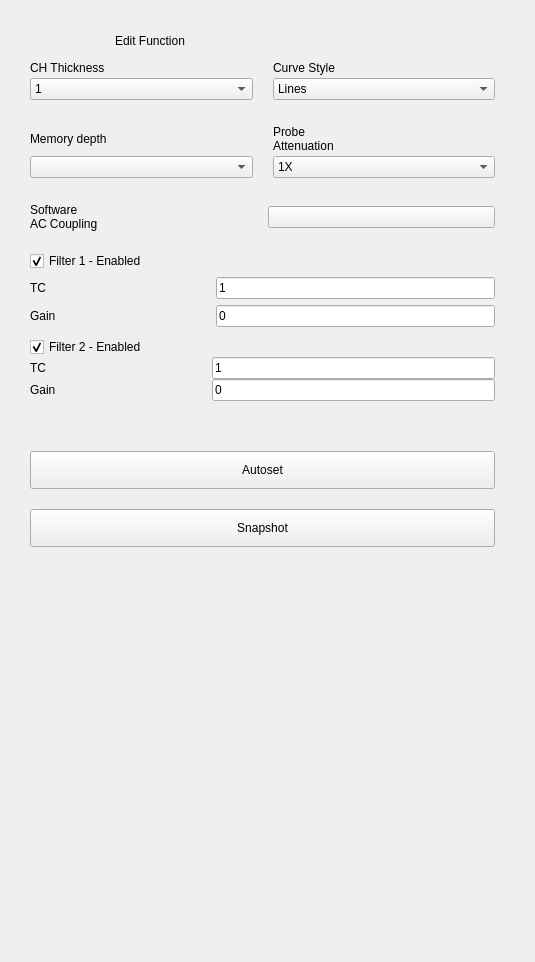
<?xml version="1.0" encoding="UTF-8"?>
<ui version="4.0">
 <class>ChannelSettings</class>
 <widget class="QWidget" name="ChannelSettings">
  <property name="geometry">
   <rect>
    <x>0</x>
    <y>0</y>
    <width>535</width>
    <height>962</height>
   </rect>
  </property>
  <property name="windowTitle">
   <string>Form</string>
  </property>
  <layout class="QVBoxLayout" name="vLayout">
   <property name="spacing">
    <number>0</number>
   </property>
   <property name="leftMargin">
    <number>30</number>
   </property>
   <property name="topMargin">
    <number>0</number>
   </property>
   <property name="rightMargin">
    <number>30</number>
   </property>
   <item>
    <widget class="scopy::gui::MenuHeader" name="widgetMenuHeader" native="true">
     <property name="sizePolicy">
      <sizepolicy hsizetype="Preferred" vsizetype="Fixed">
       <horstretch>0</horstretch>
       <verstretch>0</verstretch>
      </sizepolicy>
     </property>
     <property name="styleSheet">
      <string notr="true"/>
     </property>
    </widget>
   </item>
   <item>
    <widget class="QScrollArea" name="scrollArea">
     <property name="sizePolicy">
      <sizepolicy hsizetype="Expanding" vsizetype="Preferred">
       <horstretch>0</horstretch>
       <verstretch>0</verstretch>
      </sizepolicy>
     </property>
     <property name="frameShape">
      <enum>QFrame::NoFrame</enum>
     </property>
     <property name="horizontalScrollBarPolicy">
      <enum>Qt::ScrollBarAlwaysOff</enum>
     </property>
     <property name="widgetResizable">
      <bool>true</bool>
     </property>
     <widget class="QWidget" name="scrollAreaWidgetContents">
      <property name="geometry">
       <rect>
        <x>0</x>
        <y>0</y>
        <width>475</width>
        <height>943</height>
       </rect>
      </property>
      <property name="sizePolicy">
       <sizepolicy hsizetype="Expanding" vsizetype="Expanding">
        <horstretch>0</horstretch>
        <verstretch>0</verstretch>
       </sizepolicy>
      </property>
      <layout class="QVBoxLayout" name="verticalLayout">
       <property name="spacing">
        <number>0</number>
       </property>
       <property name="leftMargin">
        <number>0</number>
       </property>
       <property name="topMargin">
        <number>0</number>
       </property>
       <property name="rightMargin">
        <number>10</number>
       </property>
       <property name="bottomMargin">
        <number>0</number>
       </property>
       <item>
        <layout class="QVBoxLayout" name="vLayoutMathSettings">
         <property name="spacing">
          <number>0</number>
         </property>
         <property name="bottomMargin">
          <number>0</number>
         </property>
         <item>
          <widget class="QWidget" name="widgetMathSetting" native="true">
           <layout class="QVBoxLayout" name="verticalLayout_2" stretch="0,0,0">
            <property name="spacing">
             <number>6</number>
            </property>
            <property name="leftMargin">
             <number>0</number>
            </property>
            <property name="topMargin">
             <number>0</number>
            </property>
            <property name="rightMargin">
             <number>0</number>
            </property>
            <property name="bottomMargin">
             <number>0</number>
            </property>
            <item>
             <widget class="scopy::gui::SubsectionSeparator" name="widgetSubsectionSeparatorMath" native="true"/>
            </item>
            <item>
             <layout class="QHBoxLayout" name="hLayout_2">
              <property name="spacing">
               <number>0</number>
              </property>
              <property name="leftMargin">
               <number>0</number>
              </property>
              <property name="topMargin">
               <number>0</number>
              </property>
              <property name="rightMargin">
               <number>0</number>
              </property>
              <item>
               <spacer name="horizontalSpacer">
                <property name="orientation">
                 <enum>Qt::Horizontal</enum>
                </property>
                <property name="sizeHint" stdset="0">
                 <size>
                  <width>40</width>
                  <height>0</height>
                 </size>
                </property>
               </spacer>
              </item>
              <item>
               <widget class="QLabel" name="lblFunction_2">
                <property name="styleSheet">
                 <string notr="true"/>
                </property>
                <property name="text">
                 <string/>
                </property>
               </widget>
              </item>
              <item>
               <spacer name="horizontalSpacer_2">
                <property name="orientation">
                 <enum>Qt::Horizontal</enum>
                </property>
                <property name="sizeHint" stdset="0">
                 <size>
                  <width>40</width>
                  <height>0</height>
                 </size>
                </property>
               </spacer>
              </item>
             </layout>
            </item>
            <item>
             <widget class="QPushButton" name="btnEditMath">
              <property name="minimumSize">
               <size>
                <width>240</width>
                <height>30</height>
               </size>
              </property>
              <property name="maximumSize">
               <size>
                <width>240</width>
                <height>30</height>
               </size>
              </property>
              <property name="styleSheet">
               <string notr="true">QPushButton{
  min-height: 30px;
  max-height: 30px;
  min-width: 240px;
  max-width: 240px;

  border: 0px;
}</string>
              </property>
              <property name="text">
               <string>Edit Function</string>
              </property>
              <property name="checkable">
               <bool>true</bool>
              </property>
              <property name="blue_button" stdset="0">
               <bool>true</bool>
              </property>
             </widget>
            </item>
           </layout>
          </widget>
         </item>
        </layout>
       </item>
       <item>
        <layout class="QVBoxLayout" name="vLayoutHorizontal">
         <property name="spacing">
          <number>10</number>
         </property>
         <property name="topMargin">
          <number>0</number>
         </property>
         <item>
          <widget class="scopy::gui::SubsectionSeparator" name="widgetSubsectionSeparatorHorizontal" native="true"/>
         </item>
        </layout>
       </item>
       <item>
        <layout class="QVBoxLayout" name="vLayoutVertical">
         <property name="spacing">
          <number>10</number>
         </property>
         <property name="topMargin">
          <number>0</number>
         </property>
         <item>
          <widget class="scopy::gui::SubsectionSeparator" name="widgetSubsectionSeparatorVertical" native="true"/>
         </item>
        </layout>
       </item>
       <item>
        <layout class="QVBoxLayout" name="vLayoutSettings">
         <property name="spacing">
          <number>10</number>
         </property>
         <property name="topMargin">
          <number>0</number>
         </property>
         <item>
          <widget class="scopy::gui::SubsectionSeparator" name="widgetSubsectionSeparatorSettings" native="true"/>
         </item>
        </layout>
       </item>
       <item>
        <layout class="QGridLayout" name="gridLayout">
         <property name="topMargin">
          <number>5</number>
         </property>
         <property name="bottomMargin">
          <number>15</number>
         </property>
         <property name="horizontalSpacing">
          <number>20</number>
         </property>
         <property name="verticalSpacing">
          <number>15</number>
         </property>
         <item row="0" column="0">
          <layout class="QVBoxLayout" name="vLayoutThickness">
           <property name="spacing">
            <number>3</number>
           </property>
           <property name="topMargin">
            <number>0</number>
           </property>
           <property name="bottomMargin">
            <number>10</number>
           </property>
           <item>
            <widget class="QLabel" name="lblLineWidth">
             <property name="text">
              <string>CH Thickness</string>
             </property>
            </widget>
           </item>
           <item>
            <widget class="QComboBox" name="cmbBoxChnLineWidth">
             <property name="currentIndex">
              <number>1</number>
             </property>
             <item>
              <property name="text">
               <string>0.5</string>
              </property>
             </item>
             <item>
              <property name="text">
               <string>1</string>
              </property>
             </item>
             <item>
              <property name="text">
               <string>1.5</string>
              </property>
             </item>
             <item>
              <property name="text">
               <string>2</string>
              </property>
             </item>
             <item>
              <property name="text">
               <string>2.5</string>
              </property>
             </item>
             <item>
              <property name="text">
               <string>3</string>
              </property>
             </item>
             <item>
              <property name="text">
               <string>3.5</string>
              </property>
             </item>
             <item>
              <property name="text">
               <string>4</string>
              </property>
             </item>
             <item>
              <property name="text">
               <string>4.5</string>
              </property>
             </item>
             <item>
              <property name="text">
               <string>5</string>
              </property>
             </item>
            </widget>
           </item>
          </layout>
         </item>
         <item row="1" column="0">
          <layout class="QVBoxLayout" name="vLayoutMemDepth">
           <property name="spacing">
            <number>3</number>
           </property>
           <property name="topMargin">
            <number>0</number>
           </property>
           <property name="bottomMargin">
            <number>10</number>
           </property>
           <item>
            <widget class="QLabel" name="lbl_3">
             <property name="text">
              <string>Memory depth</string>
             </property>
            </widget>
           </item>
           <item>
            <widget class="QComboBox" name="cmbBoxMemoryDepth"/>
           </item>
          </layout>
         </item>
         <item row="0" column="1">
          <layout class="QVBoxLayout" name="vLayout_3">
           <property name="spacing">
            <number>3</number>
           </property>
           <property name="bottomMargin">
            <number>10</number>
           </property>
           <item>
            <widget class="QLabel" name="lbl_4">
             <property name="text">
              <string>Curve Style</string>
             </property>
            </widget>
           </item>
           <item>
            <widget class="QComboBox" name="cmbBoxLineStyle">
             <item>
              <property name="text">
               <string>Lines</string>
              </property>
             </item>
             <item>
              <property name="text">
               <string>Dots</string>
              </property>
             </item>
             <item>
              <property name="text">
               <string>Steps</string>
              </property>
             </item>
             <item>
              <property name="text">
               <string>Sticks</string>
              </property>
             </item>
             <item>
              <property name="text">
               <string>Smooth</string>
              </property>
             </item>
            </widget>
           </item>
          </layout>
         </item>
         <item row="1" column="1">
          <widget class="QWidget" name="widgetProbe" native="true">
           <layout class="QHBoxLayout" name="horizontalLayout">
            <property name="spacing">
             <number>0</number>
            </property>
            <property name="leftMargin">
             <number>0</number>
            </property>
            <property name="topMargin">
             <number>0</number>
            </property>
            <property name="rightMargin">
             <number>0</number>
            </property>
            <property name="bottomMargin">
             <number>0</number>
            </property>
            <item>
             <layout class="QVBoxLayout" name="vLayoutProbe">
              <property name="spacing">
               <number>3</number>
              </property>
              <property name="topMargin">
               <number>0</number>
              </property>
              <property name="bottomMargin">
               <number>10</number>
              </property>
              <item>
               <widget class="QLabel" name="lblProbe">
                <property name="text">
                 <string>Probe
Attenuation</string>
                </property>
               </widget>
              </item>
              <item>
               <widget class="QComboBox" name="cmbBoxProbeAttenuation">
                <property name="currentIndex">
                 <number>1</number>
                </property>
                <item>
                 <property name="text">
                  <string>0.1X</string>
                 </property>
                </item>
                <item>
                 <property name="text">
                  <string>1X</string>
                 </property>
                </item>
                <item>
                 <property name="text">
                  <string>10X</string>
                 </property>
                </item>
                <item>
                 <property name="text">
                  <string>100X</string>
                 </property>
                </item>
               </widget>
              </item>
             </layout>
            </item>
           </layout>
          </widget>
         </item>
        </layout>
       </item>
       <item>
        <widget class="QWidget" name="wCoupling" native="true">
         <property name="minimumSize">
          <size>
           <width>0</width>
           <height>0</height>
          </size>
         </property>
         <layout class="QHBoxLayout" name="horizontalLayout_3">
          <property name="spacing">
           <number>10</number>
          </property>
          <property name="leftMargin">
           <number>0</number>
          </property>
          <property name="topMargin">
           <number>0</number>
          </property>
          <property name="rightMargin">
           <number>0</number>
          </property>
          <property name="bottomMargin">
           <number>20</number>
          </property>
          <item>
           <widget class="QLabel" name="label_2">
            <property name="text">
             <string>Software 
AC Coupling</string>
            </property>
            <property name="alignment">
             <set>Qt::AlignLeading|Qt::AlignLeft|Qt::AlignVCenter</set>
            </property>
           </widget>
          </item>
          <item>
           <widget class="scopy::gui::CustomSwitch" name="btnCoupled">
            <property name="text">
             <string/>
            </property>
            <property name="checkable">
             <bool>true</bool>
            </property>
           </widget>
          </item>
         </layout>
        </widget>
       </item>
       <item>
        <widget class="QWidget" name="widgetFilter1" native="true">
         <property name="styleSheet">
          <string notr="true"/>
         </property>
         <layout class="QVBoxLayout" name="verticalLayout_5">
          <property name="leftMargin">
           <number>0</number>
          </property>
          <property name="topMargin">
           <number>0</number>
          </property>
          <property name="rightMargin">
           <number>0</number>
          </property>
          <property name="bottomMargin">
           <number>0</number>
          </property>
          <item>
           <widget class="QCheckBox" name="checkBoxFilterEn">
            <property name="text">
             <string>Filter 1 - Enabled</string>
            </property>
            <property name="checked">
             <bool>true</bool>
            </property>
           </widget>
          </item>
          <item>
           <layout class="QHBoxLayout" name="hLayout_5">
            <property name="topMargin">
             <number>0</number>
            </property>
            <item>
             <widget class="QLabel" name="label_6">
              <property name="sizePolicy">
               <sizepolicy hsizetype="Preferred" vsizetype="Preferred">
                <horstretch>1</horstretch>
                <verstretch>0</verstretch>
               </sizepolicy>
              </property>
              <property name="text">
               <string>TC</string>
              </property>
             </widget>
            </item>
            <item>
             <spacer name="horizontalSpacer_4">
              <property name="orientation">
               <enum>Qt::Horizontal</enum>
              </property>
              <property name="sizeHint" stdset="0">
               <size>
                <width>40</width>
                <height>20</height>
               </size>
              </property>
             </spacer>
            </item>
            <item>
             <widget class="QLineEdit" name="lineEditFilterTC">
              <property name="sizePolicy">
               <sizepolicy hsizetype="Expanding" vsizetype="Fixed">
                <horstretch>2</horstretch>
                <verstretch>0</verstretch>
               </sizepolicy>
              </property>
              <property name="text">
               <string>1</string>
              </property>
             </widget>
            </item>
           </layout>
          </item>
          <item>
           <layout class="QHBoxLayout" name="hLayout_6">
            <property name="topMargin">
             <number>0</number>
            </property>
            <item>
             <widget class="QLabel" name="label_7">
              <property name="sizePolicy">
               <sizepolicy hsizetype="Preferred" vsizetype="Preferred">
                <horstretch>1</horstretch>
                <verstretch>0</verstretch>
               </sizepolicy>
              </property>
              <property name="text">
               <string>Gain</string>
              </property>
             </widget>
            </item>
            <item>
             <spacer name="horizontalSpacer_3">
              <property name="orientation">
               <enum>Qt::Horizontal</enum>
              </property>
              <property name="sizeHint" stdset="0">
               <size>
                <width>40</width>
                <height>20</height>
               </size>
              </property>
             </spacer>
            </item>
            <item>
             <widget class="QLineEdit" name="lineEditFilterGain">
              <property name="sizePolicy">
               <sizepolicy hsizetype="Expanding" vsizetype="Fixed">
                <horstretch>2</horstretch>
                <verstretch>0</verstretch>
               </sizepolicy>
              </property>
              <property name="text">
               <string>0</string>
              </property>
             </widget>
            </item>
           </layout>
          </item>
         </layout>
        </widget>
       </item>
       <item>
        <widget class="QWidget" name="widgetFilter2" native="true">
         <property name="styleSheet">
          <string notr="true"/>
         </property>
         <layout class="QVBoxLayout" name="verticalLayout_6">
          <property name="spacing">
           <number>0</number>
          </property>
          <property name="leftMargin">
           <number>0</number>
          </property>
          <property name="topMargin">
           <number>10</number>
          </property>
          <property name="rightMargin">
           <number>0</number>
          </property>
          <property name="bottomMargin">
           <number>0</number>
          </property>
          <item>
           <widget class="QCheckBox" name="filter2_en">
            <property name="styleSheet">
             <string notr="true"/>
            </property>
            <property name="text">
             <string>Filter 2 - Enabled</string>
            </property>
            <property name="checked">
             <bool>true</bool>
            </property>
           </widget>
          </item>
          <item>
           <layout class="QHBoxLayout" name="horizontalLayout_7">
            <property name="topMargin">
             <number>0</number>
            </property>
            <item>
             <widget class="QLabel" name="label_11">
              <property name="sizePolicy">
               <sizepolicy hsizetype="Preferred" vsizetype="Preferred">
                <horstretch>1</horstretch>
                <verstretch>0</verstretch>
               </sizepolicy>
              </property>
              <property name="text">
               <string>TC</string>
              </property>
             </widget>
            </item>
            <item>
             <spacer name="horizontalSpacer_5">
              <property name="orientation">
               <enum>Qt::Horizontal</enum>
              </property>
              <property name="sizeHint" stdset="0">
               <size>
                <width>40</width>
                <height>20</height>
               </size>
              </property>
             </spacer>
            </item>
            <item>
             <widget class="QLineEdit" name="filter2_TC">
              <property name="sizePolicy">
               <sizepolicy hsizetype="Expanding" vsizetype="Fixed">
                <horstretch>2</horstretch>
                <verstretch>0</verstretch>
               </sizepolicy>
              </property>
              <property name="text">
               <string>1</string>
              </property>
             </widget>
            </item>
           </layout>
          </item>
          <item>
           <layout class="QHBoxLayout" name="horizontalLayout_8">
            <property name="topMargin">
             <number>0</number>
            </property>
            <property name="bottomMargin">
             <number>10</number>
            </property>
            <item>
             <widget class="QLabel" name="label_12">
              <property name="sizePolicy">
               <sizepolicy hsizetype="Preferred" vsizetype="Preferred">
                <horstretch>1</horstretch>
                <verstretch>0</verstretch>
               </sizepolicy>
              </property>
              <property name="text">
               <string>Gain</string>
              </property>
             </widget>
            </item>
            <item>
             <spacer name="horizontalSpacer_6">
              <property name="orientation">
               <enum>Qt::Horizontal</enum>
              </property>
              <property name="sizeHint" stdset="0">
               <size>
                <width>40</width>
                <height>20</height>
               </size>
              </property>
             </spacer>
            </item>
            <item>
             <widget class="QLineEdit" name="filter2_gain">
              <property name="sizePolicy">
               <sizepolicy hsizetype="Expanding" vsizetype="Fixed">
                <horstretch>2</horstretch>
                <verstretch>0</verstretch>
               </sizepolicy>
              </property>
              <property name="text">
               <string>0</string>
              </property>
             </widget>
            </item>
           </layout>
          </item>
         </layout>
        </widget>
       </item>
       <item>
        <spacer name="verticalSpacer_6">
         <property name="orientation">
          <enum>Qt::Vertical</enum>
         </property>
         <property name="sizeType">
          <enum>QSizePolicy::Fixed</enum>
         </property>
         <property name="sizeHint" stdset="0">
          <size>
           <width>20</width>
           <height>40</height>
          </size>
         </property>
        </spacer>
       </item>
       <item>
        <widget class="QPushButton" name="btnAutoset">
         <property name="enabled">
          <bool>true</bool>
         </property>
         <property name="styleSheet">
          <string notr="true">QPushButton{
  width: 175px;
  height: 30px;

  font-weight: normal;
  font-style: normal;
  text-align: center;
}</string>
         </property>
         <property name="text">
          <string>Autoset</string>
         </property>
         <property name="blue_button" stdset="0">
          <bool>true</bool>
         </property>
        </widget>
       </item>
       <item>
        <spacer name="verticalSpacer_9">
         <property name="orientation">
          <enum>Qt::Vertical</enum>
         </property>
         <property name="sizeType">
          <enum>QSizePolicy::Fixed</enum>
         </property>
         <property name="sizeHint" stdset="0">
          <size>
           <width>20</width>
           <height>20</height>
          </size>
         </property>
        </spacer>
       </item>
       <item>
        <widget class="QPushButton" name="snapshotBtn">
         <property name="styleSheet">
          <string notr="true">QPushButton{
  width: 175px;
  height: 30px;

  font-weight: normal;
  font-style: normal;
  text-align: center;
}</string>
         </property>
         <property name="text">
          <string>Snapshot</string>
         </property>
         <property name="blue_button" stdset="0">
          <bool>true</bool>
         </property>
        </widget>
       </item>
       <item>
        <spacer name="verticalSpacer_2">
         <property name="orientation">
          <enum>Qt::Vertical</enum>
         </property>
         <property name="sizeHint" stdset="0">
          <size>
           <width>20</width>
           <height>40</height>
          </size>
         </property>
        </spacer>
       </item>
      </layout>
     </widget>
    </widget>
   </item>
  </layout>
 </widget>
 <customwidgets>
  <customwidget>
   <class>scopy::gui::CustomSwitch</class>
   <extends>QPushButton</extends>
   <header location="global">scopy/gui/custom_switch.hpp</header>
  </customwidget>
  <customwidget>
   <class>scopy::gui::SubsectionSeparator</class>
   <extends>QWidget</extends>
   <header location="global">scopy/gui/subsection_separator.hpp</header>
   <container>1</container>
  </customwidget>
  <customwidget>
   <class>scopy::gui::MenuHeader</class>
   <extends>QWidget</extends>
   <header location="global">scopy/gui/menu_header.hpp</header>
   <container>1</container>
  </customwidget>
 </customwidgets>
 <resources/>
 <connections/>
</ui>
